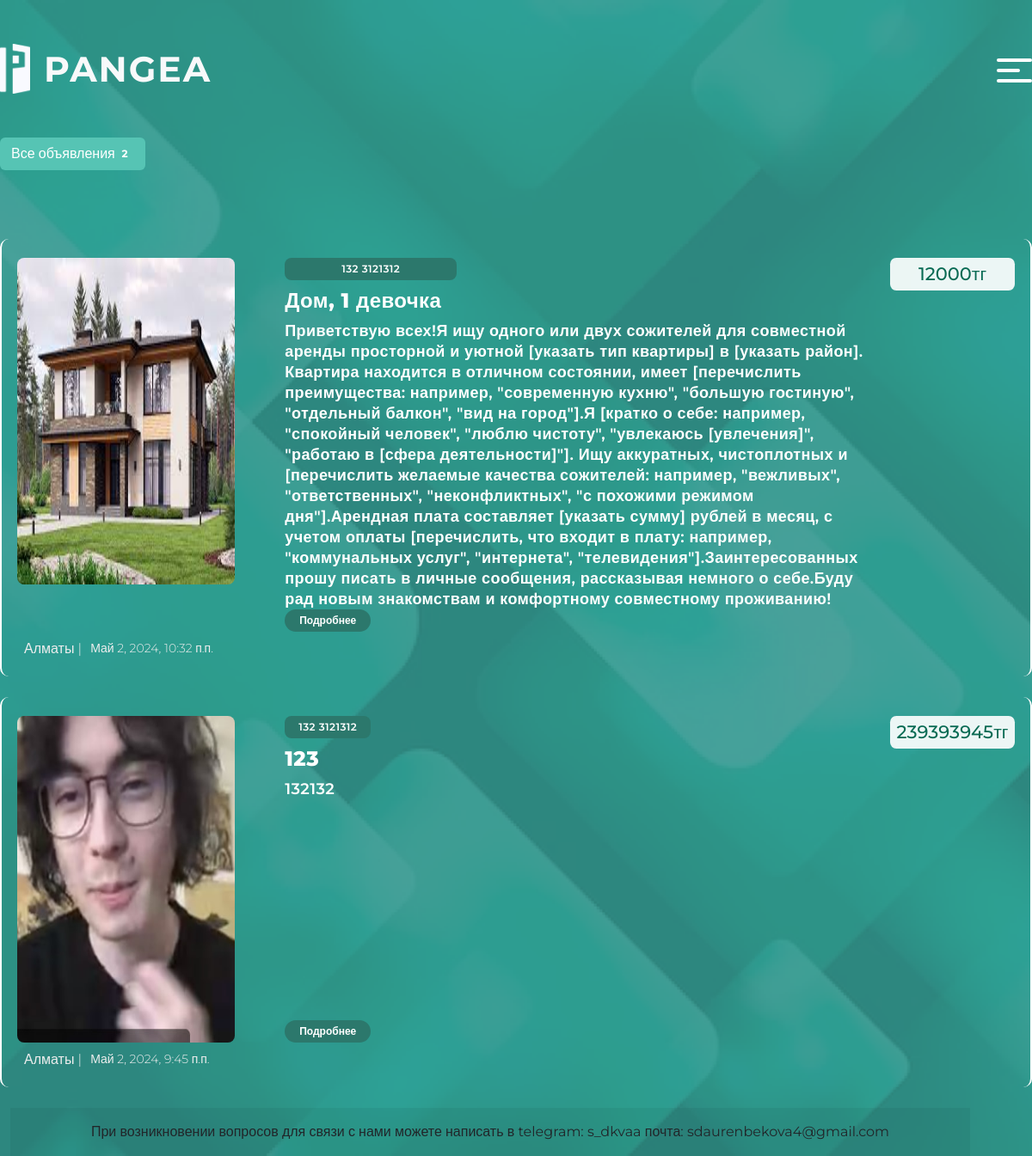
/posts/, run on the app's committed database.
### posts/models.py (models this page shows, shortened)
class Post(models.Model):
    title = models.CharField(null=False, max_length=255)
    description = models.CharField(null=False, max_length=2000)
    image = models.ImageField(upload_to='post_images/', blank=True, null=True)
    created_at = models.DateTimeField(auto_now_add=True)
    updated_at = models.DateTimeField(auto_now=True)
    cost = models.IntegerField(blank=True, null=True)
    user_id = models.ForeignKey(User, on_delete=models.CASCADE)
    archived = models.BooleanField(default=False)
    published = models.BooleanField(default=False)
    class Meta:
        verbose_name = 'Post'
        verbose_name_plural = 'Posts'

### users/models.py (models this page shows)
class User(AbstractUser):
    image = models.ImageField(upload_to='users_images/', null=True, blank=True)
    phone_number = models.CharField(max_length=20)

### posts/views.py (the view)
# urls.py: path('', views.post_list, name='post_list'),
def post_list(request):
    user = request.user
    posts = Post.objects.filter(archived=False).order_by('-created_at')
    favorites = []
    if user.is_authenticated:
        favorites = Favorite.objects.filter(user_id=user.id, post__in=posts)
    posts_count = Post.objects.filter(archived=False, published=True).count()
    archive_count = Post.objects.filter(user_id=user.id, archived=True).count()
    favorite_count = Favorite.objects.filter(user_id=user.id).count()
    favorite_posts = favorites.values_list('post', flat=True) if favorites else []
    return render(request, 'posts/post_list.html', {'posts': posts, 'favorite_posts': favorite_posts, 'posts_count': posts_count, 'archive_count': archive_count, 'favorite_count': favorite_count })

### posts/templates/posts/post_list.html (shortened to what this page needs)
{% extends 'posts/base.html' %}
{% load static %}
{% block css %}
<link href="{% static 'css/posts/post_list.css' %}" rel="stylesheet" />{% endblock %}
{% block content %}
<div class="post_list_main-wrapper">
  <div class="">
    <div class="post_list_nav">
      <a href="{% url 'posts:post_list' %}" class="btn" style="background-color: #56c4b4; color: #fff;">Все
        объявления<span class="badge badge-light">{{ posts_count }}</span></a>
    </div>
    <div class="d-flex flex-column justify-content-center">
      {% if posts %}
      {% for post in posts %}
      {% if post.published %}
      <div class="mb-4 post_list_wrapper">
        <div class="d-flex flex_dir_column">
          {% if post.image %}
          <a href="{% url 'posts:post_detail' post.pk %}" class="image-container">
            <img src="{{ post.image.url }}" alt="{{ post.title }}" width="253" class="post_img">
          </a>
          {% else %}
          <a href="{% url 'posts:post_detail' post.pk %}" class="image-container">
            <img src="{% static 'img/posts/default_img.png'%}" alt="{{ post.title }}" width="253" class="post_img">
          </a>
          {% endif %}
          <div class="d-flex justify-content-between w-100">
            <div class="post_main-info">
              <div>
                {% if post.user_id.first_name %}
                <div class="post_author-name">{{ post.user_id.first_name }} {{ post.user_id.last_name }}</div>
                {% endif %}
                <h5 class="post_title">{{ post.title }}
                </h5>
                <div class="post_desc">{{ post.description }}</div>
              </div>
              {% if user.is_authenticated %}
              <a href="{% url 'posts:post_detail' post.pk %}" class="post_detail_link">Подробнее</a>
              {% else %}
              <a href="{% url 'users:login' %}" class="post_detail_link">Подробнее</a>
              {% endif %}
            </div>
            <div class="post_cost_wrapper">
              {% if post.cost %}
              <div class="post_cost">{{ post.cost }}тг</div>
              {% endif %}
            </div>
          </div>
        </div>
        <div class="post_author_info">
          <div>Алматы |</div>
          <small>{{ post.created_at }}</small>
        </div>
      </div>
      {% endif %}
      {% endfor %}
      {% else %}
      <h2 class="text-light">Пока объявлений нет</h2>
      {% endif %}
    </div>
  </div>
</div>
<footer class=" text-center text-lg-start container " style="position: absolute; bottom: 1;">
  <div class="text-center p-3" style="background-color: rgba(0, 0, 0, 0.05);">
    <a class="text-body" href="">При возникновении вопросов для связи с нами можете написать в telegram: s_dkvaa
      почта: sdaurenbekova4@gmail.com</a>
  </div>
</footer>
{% endblock %}

### posts/templates/posts/base.html (shortened to what this page needs)
{% load static %}
<!DOCTYPE html>
<html lang="en">
<head>
  <link href="https://cdn.jsdelivr.net/npm/bootstrap@5.3.0-alpha1/dist/css/bootstrap.min.css" rel="stylesheet"
 />
  <link href="{% static 'css/posts/main.css' %}" rel="stylesheet" />
  <link href="{% static 'css/posts/burger.css' %}" rel="stylesheet" />
  {% block css %}{% endblock %}
</head>
<body style="background-color: #34958e;">
  <div class="wrapper" style="height: 100vh;">
    <div class="header" style="height: 20%;">
      <a href="/" class="d-flex align-items-center gap-3 text-decoration-none link-light">
        <img src="{% static 'img/users/logo-white.png' %}" alt="logo" style="width: 35px;" />
        <div class="header_title">PANGEA</div>
      </a>
      <div>
        <nav>
          <div class="burger" id="burger">
            <div class="line" id="line1"></div>
            <div class="line line2" id="line2"></div>
            <div class="line" id="line3"></div>
          </div>
        </nav>
      </div>
    </div>
    {% block content %}{% endblock %}
  </div>
</body>
</html>

### static/css/posts/main.css (style rules this page uses)
body { background-image: url('/static/img/users/bg.png'); background-size: cover; background-repeat: no-repeat; background-attachment: fixed; font-family: 'Montserrat', sans-serif; }
a { text-decoration: none; }
.wrapper { max-width: 1200px; margin: 0 auto; }
.header { display: flex; justify-content: space-between; padding: 48px 0; }
.header_title { font-style: normal; font-weight: 700; font-size: 41px; line-height: 50px; letter-spacing: 2px; }

### static/css/posts/burger.css (style rules this page uses)
nav { display: flex; justify-content: space-between; align-items: center; position: relative; padding: 20px 0; }
.burger { display: flex; flex-direction: column; justify-content: space-between; height: 28px; cursor: pointer; }
.line { width: 41px; height: 4px; background-color: #fff; border-radius: 16px; transition: .5s ease; }
.line2 { width: 27px; }

### static/css/posts/post_list.css (style rules this page uses)
.post_cost { width: 145px; height: 38px; background: rgba(255, 255, 255, 0.91); border-radius: 7.14947px; display: flex; align-items: center; justify-content: center; color: #086A53; font-weight: 500; font-size: 21px; }
.post_main-info { margin: 0 25px; display: flex; flex-direction: column; justify-content: space-between; }
.post_title { margin-top: 10px; font-weight: 800; font-size: 24px; color: #FFFFFF; letter-spacing: 0.4px; }
.post_desc { font-weight: 600; font-size: 18px; color: #FFFFFF; line-height: 24px; letter-spacing: 0.4px; }
.post_img { border-radius: 8px; max-width: 100%; height: auto; }
.post_detail_link { padding: 4px; width: 100px; border-radius: 16px; text-align: center; font-weight: 600; color: #fff; font-size: 12px; background-color: #2c786c; }
.post_author_info { width: 100%; display: flex; justify-content: start; align-items: center; color: #eee; font-weight: 300; gap: 10px; padding-left: 8px; }
.post_list_wrapper { border-width: 0px 2px; border-style: solid; border-color: #FFFFFF; border-radius: 10px; padding: 22px 18px 20px; display: flex; flex-direction: column; justify-content: space-between; gap: 8px; }
.post_author-name { color: #fff; font-size: 12px; font-weight: 600; padding: 4px 0; background-color: #2c786c; border-radius: 8px; text-align: center; width: 100%; max-width: 200px; letter-spacing: 0.4px; cursor: pointer; }
.image-container { width: 380px; height: 380px; overflow: hidden; display: flex; }
.post_cost_wrapper { display: flex; flex-direction: column; justify-content: space-between; align-items: end; }
.post_list_nav { margin-bottom: 5rem; display: flex; flex-wrap: wrap; gap: 0.75rem; }

### data on the page
Post: image (picture), user_id.first_name "132", user_id.last_name "3121312", title "Дом, 1 девочка", description "Приветствую всех!Я ищу одного или двух сожителей для совместной аренды просторной и уютной [указать тип квартиры] в [указать район]. Квартира находится в отличном состоянии, имеет [перечислить преимущества: например, \"современную кухню\", \"большую гостиную\", \"отдельный балкон\", \"вид на город\"].Я [кратко о себе: например, \"спокойный человек\", \"люблю чистоту\", \"увлекаюсь [увлечения]\", \"работаю в [сфера деятельности]\"]. Ищу аккуратных, чистоплотных и [перечислить желаемые качества сожителей: например, \"вежливых\", \"ответственных\", \"неконфликтных\", \"с похожими режимом дня\"].Арендная плата составляет [указать сумму] рублей в месяц, с учетом оплаты [перечислить, что входит в плату: например,…", cost "12000", created_at "Май 2, 2024, 10:32 п.п."
Post: image (picture), user_id.first_name "132", user_id.last_name "3121312", title "123", description "132132", cost "239393945", created_at "Май 2, 2024, 9:45 п.п."

### other printed values
{{ posts_count }} "2"
